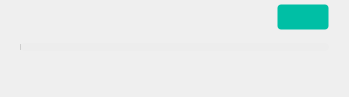
<?xml version="1.0" encoding="UTF-8"?>
<ui version="4.0">
 <class>TransfersAccountInfoWidget</class>
 <widget class="QWidget" name="TransfersAccountInfoWidget">
  <property name="geometry">
   <rect>
    <x>0</x>
    <y>0</y>
    <width>349</width>
    <height>97</height>
   </rect>
  </property>
  <property name="windowTitle">
   <string/>
  </property>
  <property name="styleSheet">
   <string notr="true">#TransferManagerAccountInfo
{
	background-color: #FAFAFA;
}

#bUpgrade
{
	font-family: Inter;
	font-size: 12px;
	line-height: 16px;
	border: 1px solid #0000001A;
	border-radius: 4px;
	color: #FFFFFF;
	padding: 0px 8px;
	background-color:  #00BFA5;
}

#lStorage
{
	font-family: Inter;
	font-size: 12px;
	line-height: 18px;
	color: #303233;
}

#bUpgrade::hover
{
	background-color:  #00A787;
}

#bUpgrade::pressed
{
	background-color: #00D7C2;
}

#bUpgrade::disabled
{
	background-color: #00BFA54D;
}

#pbStorage
{
	border-style: none;
	border-radius: 4px;
	background-color: #EDEDED; /*colorToken.indicator-background*/
	max-height: 8px;
}

#pbStorage::chunk[state=&quot;default&quot;]
{
	background-color: #09BF5B; /*colorToken.indicator-green*/
	border-top-left-radius: 4px;
	border-bottom-left-radius: 4px;
	border-top-right-radius: 0px;
	border-bottom-right-radius: 0px;
}

#pbStorage::chunk[state=&quot;almost&quot;]
{
	background-color: #FB6514; /*colorToken.indicator-orange*/
	border-top-left-radius: 4px;
	border-bottom-left-radius: 4px;
	border-top-right-radius: 0px;
	border-bottom-right-radius: 0px;
}

#pbStorage::chunk[state=&quot;almostfull&quot;]
{
	background-color: #FB6514; /*colorToken.indicator-orange*/
	border-top-left-radius: 4px;
	border-bottom-left-radius: 4px;
	border-top-right-radius: 4px;
	border-bottom-right-radius: 4px;
}

#pbStorage::chunk[state=&quot;full&quot;]
{
	background-color: #F63D6B; /*colorToken.indicator-pink*/
	border-top-left-radius: 4px;
	border-bottom-left-radius: 4px;
	border-top-right-radius: 4px;
	border-bottom-right-radius: 4px;
}
</string>
  </property>
  <layout class="QVBoxLayout" name="verticalLayout">
   <property name="spacing">
    <number>13</number>
   </property>
   <property name="leftMargin">
    <number>0</number>
   </property>
   <property name="topMargin">
    <number>0</number>
   </property>
   <property name="rightMargin">
    <number>0</number>
   </property>
   <property name="bottomMargin">
    <number>0</number>
   </property>
   <item>
    <layout class="QVBoxLayout" name="vlContainer">
     <property name="spacing">
      <number>13</number>
     </property>
     <property name="leftMargin">
      <number>20</number>
     </property>
     <property name="topMargin">
      <number>4</number>
     </property>
     <property name="rightMargin">
      <number>20</number>
     </property>
     <property name="bottomMargin">
      <number>20</number>
     </property>
     <item>
      <widget class="QWidget" name="wTop" native="true">
       <property name="sizePolicy">
        <sizepolicy hsizetype="Preferred" vsizetype="Preferred">
         <horstretch>0</horstretch>
         <verstretch>0</verstretch>
        </sizepolicy>
       </property>
       <property name="minimumSize">
        <size>
         <width>0</width>
         <height>26</height>
        </size>
       </property>
       <property name="maximumSize">
        <size>
         <width>16777215</width>
         <height>26</height>
        </size>
       </property>
       <layout class="QHBoxLayout" name="hlTop">
        <property name="spacing">
         <number>0</number>
        </property>
        <property name="leftMargin">
         <number>0</number>
        </property>
        <property name="topMargin">
         <number>0</number>
        </property>
        <property name="rightMargin">
         <number>0</number>
        </property>
        <property name="bottomMargin">
         <number>0</number>
        </property>
        <item>
         <widget class="AccountTypeWidget" name="wAccountType" native="true">
          <property name="sizePolicy">
           <sizepolicy hsizetype="Preferred" vsizetype="Preferred">
            <horstretch>0</horstretch>
            <verstretch>0</verstretch>
           </sizepolicy>
          </property>
          <property name="minimumSize">
           <size>
            <width>0</width>
            <height>0</height>
           </size>
          </property>
          <property name="maximumSize">
           <size>
            <width>16777215</width>
            <height>16777215</height>
           </size>
          </property>
         </widget>
        </item>
        <item>
         <spacer name="horizontalSpacer">
          <property name="orientation">
           <enum>Qt::Horizontal</enum>
          </property>
          <property name="sizeHint" stdset="0">
           <size>
            <width>40</width>
            <height>26</height>
           </size>
          </property>
         </spacer>
        </item>
        <item>
         <widget class="QPushButton" name="bUpgrade">
          <property name="sizePolicy">
           <sizepolicy hsizetype="Preferred" vsizetype="Fixed">
            <horstretch>0</horstretch>
            <verstretch>0</verstretch>
           </sizepolicy>
          </property>
          <property name="minimumSize">
           <size>
            <width>0</width>
            <height>26</height>
           </size>
          </property>
          <property name="maximumSize">
           <size>
            <width>16777215</width>
            <height>26</height>
           </size>
          </property>
          <property name="cursor">
           <cursorShape>PointingHandCursor</cursorShape>
          </property>
          <property name="styleSheet">
           <string notr="true"/>
          </property>
          <property name="text">
           <string/>
          </property>
         </widget>
        </item>
       </layout>
      </widget>
     </item>
     <item>
      <widget class="QWidget" name="wBottom" native="true">
       <property name="sizePolicy">
        <sizepolicy hsizetype="Preferred" vsizetype="Fixed">
         <horstretch>0</horstretch>
         <verstretch>0</verstretch>
        </sizepolicy>
       </property>
       <property name="minimumSize">
        <size>
         <width>0</width>
         <height>34</height>
        </size>
       </property>
       <property name="maximumSize">
        <size>
         <width>16777215</width>
         <height>34</height>
        </size>
       </property>
       <layout class="QVBoxLayout" name="vlStorage">
        <property name="spacing">
         <number>8</number>
        </property>
        <property name="leftMargin">
         <number>0</number>
        </property>
        <property name="topMargin">
         <number>0</number>
        </property>
        <property name="rightMargin">
         <number>0</number>
        </property>
        <property name="bottomMargin">
         <number>0</number>
        </property>
        <item>
         <widget class="QProgressBar" name="pbStorage">
          <property name="minimumSize">
           <size>
            <width>0</width>
            <height>8</height>
           </size>
          </property>
          <property name="maximumSize">
           <size>
            <width>16777215</width>
            <height>8</height>
           </size>
          </property>
          <property name="value">
           <number>0</number>
          </property>
          <property name="textVisible">
           <bool>false</bool>
          </property>
         </widget>
        </item>
        <item>
         <widget class="QLabel" name="lStorage">
          <property name="sizePolicy">
           <sizepolicy hsizetype="Preferred" vsizetype="Fixed">
            <horstretch>0</horstretch>
            <verstretch>0</verstretch>
           </sizepolicy>
          </property>
          <property name="minimumSize">
           <size>
            <width>0</width>
            <height>18</height>
           </size>
          </property>
          <property name="maximumSize">
           <size>
            <width>16777215</width>
            <height>18</height>
           </size>
          </property>
          <property name="text">
           <string/>
          </property>
         </widget>
        </item>
       </layout>
      </widget>
     </item>
    </layout>
   </item>
  </layout>
 </widget>
 <customwidgets>
  <customwidget>
   <class>AccountTypeWidget</class>
   <extends>QWidget</extends>
   <header location="global">AccountTypeWidget.h</header>
   <container>1</container>
  </customwidget>
 </customwidgets>
 <resources/>
 <connections/>
</ui>
